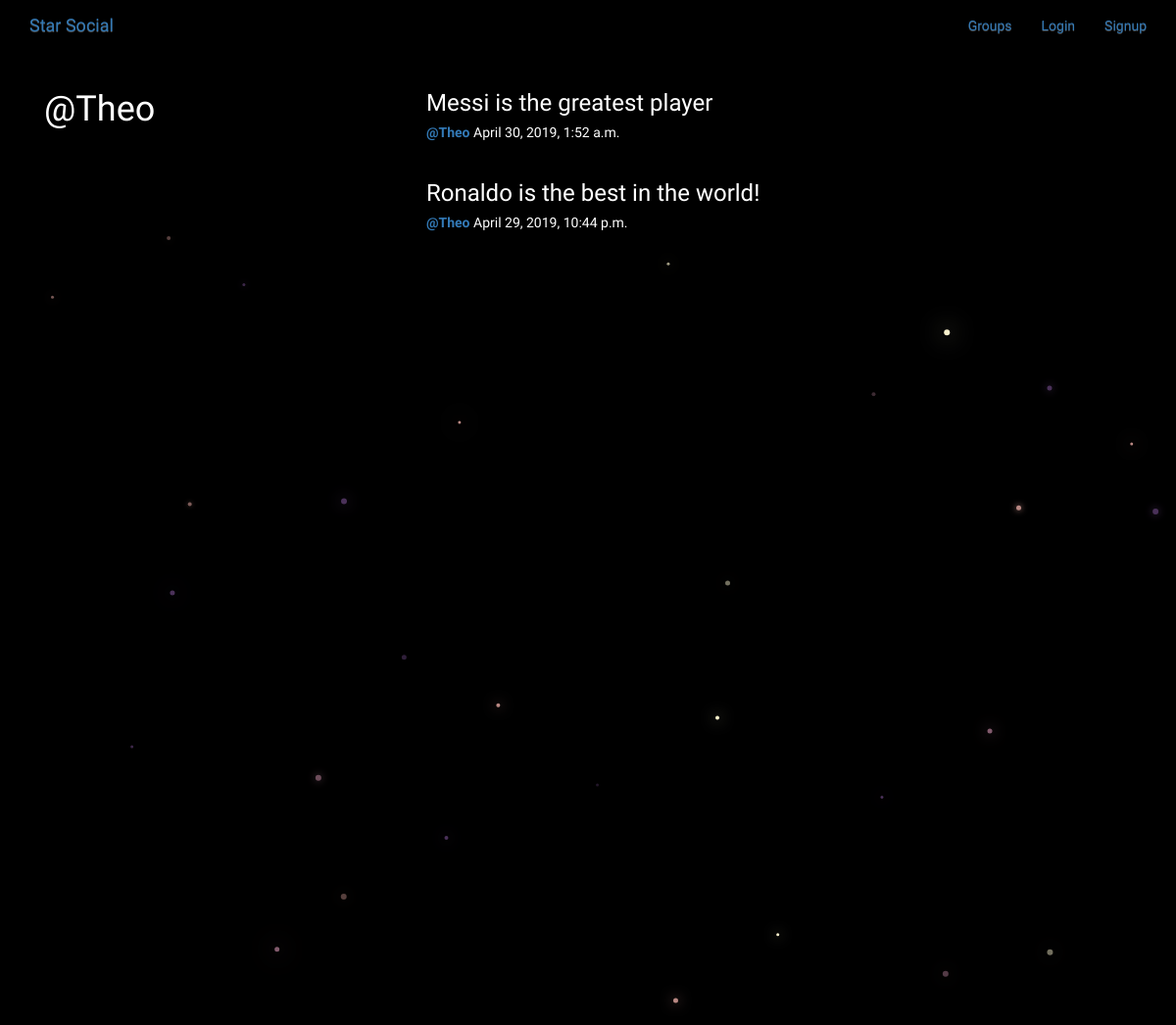
The page /posts/by/Theo on the database its author committed.
### posts/models.py (models this page shows, shortened)
class Post(models.Model):
    user = models.ForeignKey(User, related_name='posts', on_delete = models.CASCADE)
    created_at = models.DateTimeField(auto_now=True)
    message = models.TextField()
    message_html = models.TextField(editable=False)
    group = models.ForeignKey(Group, related_name='posts', null=True,blank=True,on_delete=models.CASCADE)
    class Meta:
        ordering = ['-created_at']
        unique_together = ['user', 'message']

### posts/views.py (the view)
# urls.py: url(r'by/(?P<username>[-\w]+)', views.UserPosts.as_view(),name='for_user'),
class UserPosts(generic.ListView):
    model = models.Post
    template_name = 'posts/user_post_list.html'
    def get_queryset(self):
        try:
            self.post_user = User.objects.prefetch_related('posts').get(username__iexact=self.kwargs.get('username'))
        except User.DoesNotExist:
            raise HTTP404
        else:
            return self.post_user.posts.all()
    def get_context_data(self,**kwargs):
        context = super().get_context_data(**kwargs)
        context['post_user'] = self.post_user
        return context

### posts/templates/posts/user_post_list.html
{% extends "posts/post_base.html" %}
{% block prepost %}
<div class="col-md-4">
  <h1>@{{post_user.username}}</h1>
</div>
{% endblock %}
{% block post_content %}
<div class="col-md-8">
  {% for post in post_list %}
  {% include "posts/_post.html" %}
  {% endfor %}
</div>
{% endblock %}

### posts/templates/posts/_post.html (shortened to what this page needs)
<div class="post media">
  <h3>{{post.message_html|safe}}</h3>
  <div class="media-body">
    <h5 class='media-heading'>
    <span class='username'><a href="{% url 'posts:for_user' username=post.user.username %}"><strong>@{{post.user.username}}</strong></a></span>
    <time class='time'>
      {{post.created_at}}
    </time>
    </h5>
  </div>
</div>

### static/simplesocial/css/master.css (style rules this page uses)
body { margin:0; overflow:hidden; background-color: black; color:white; font-family: 'Pangolin', cursive; }

### rows shown on the page
Post: message_html "Messi is the greatest player", user.username "Theo", created_at "April 30, 2019, 1:52 a.m."
Post: message_html "Ronaldo is the best in the world!", user.username "Theo", created_at "April 29, 2019, 10:44 p.m."

### other values the page prints
{{ post_user.username }} "Theo"
